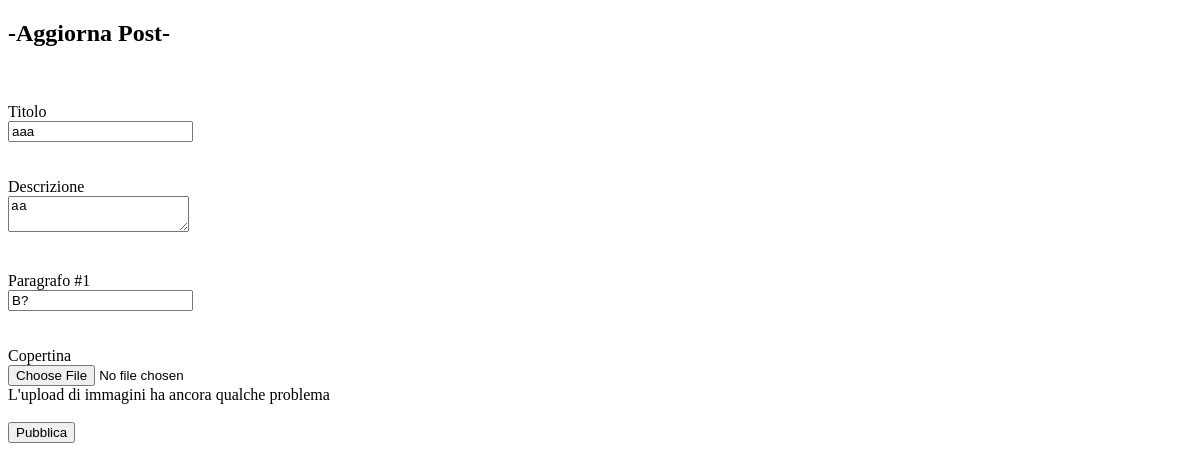
/posts/1/update (signed in), run on an earlier commit of the app's database.
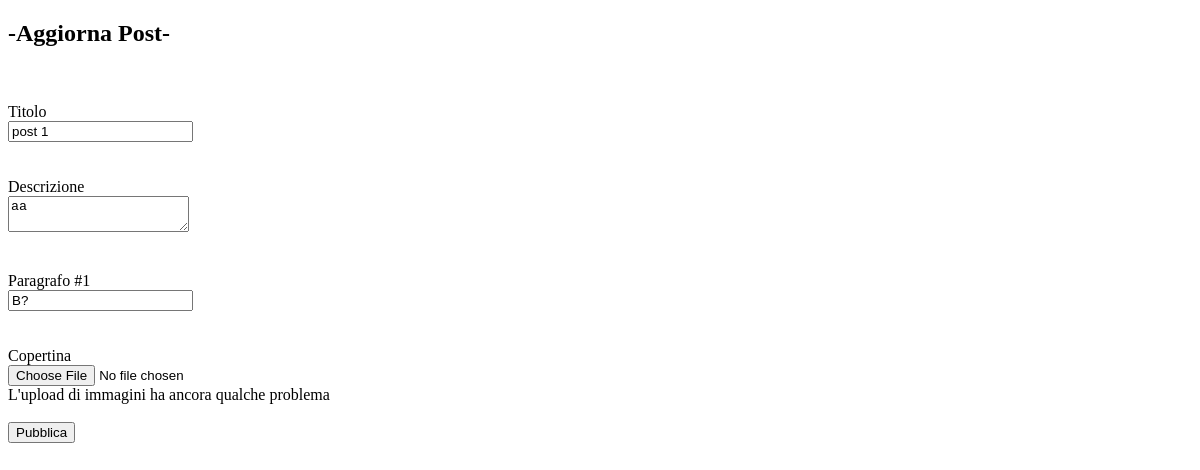
And on a later commit of the database.
### blog/models.py (models this page shows, shortened)
class Post(db.Model):
    id = db.Column(db.Integer, primary_key=True)
    user_id = db.Column(db.Integer(), db.ForeignKey('user.id'), nullable=False)
    created_at = db.Column(db.DateTime, default=datetime.now)
    title = db.Column(db.String(120), nullable=False)
    slug = db.Column(db.String(250))
    description = db.Column(db.String(120))
    body = db.Column(db.Text, nullable=False)
    cover = db.Column(db.String(120))

### blog/routes.py (the view)
@app.route("/posts/<int:post_id>/update", methods=["GET", "POST"])
@login_required
def update_article(post_id):
    post_instance = Post.query.get_or_404(post_id)
    if post_instance.author != current_user:
        abort(403)
    form = PostForm()
    if form.validate_on_submit():
        post_instance.title = form.title.data
        post_instance.description = form.description.data
        post_instance.body = form.body.data
        if form.cover.data:
            try:
                cover = save_picture(form.cover.data)
                post_instance.cover = cover
            except Exception:
                db.session.commit()
                flash("Problema con l'upload.")
                return redirect(url_for("update_article", post_id=post_instance.id))
        db.session.commit()
        return redirect(url_for("article", post_slug=post_instance.slug))
    elif request.method == "GET":
        form.title.data = post_instance.title
        form.description.data = post_instance.description
        form.body.data = post_instance.body
    return render_template("post_editor.html", form=form)

### blog/forms.py
class PostForm(FlaskForm):
    title = StringField("Titolo",
        validators=[DataRequired("Campo obbligatorio!"), Length(min=3, max=120,
        message="Assicurati che il titolo abbia tra i 3 e i 120 caratteri")])
    description = TextAreaField("Descrizione",
        validators=[Length(max=240, message="Il massimo per la descrizione è 240 caratteri")])
    body = StringField("Paragrafo #1",
        validators=[DataRequired("Campo obbligatorio!")])
    cover = FileField("Copertina",
        validators=[FileAllowed(["jpg", "jpeg", "png"])])
    submit = SubmitField("Pubblica")

### blog/models.py (called while the page is built)
@login_manager.user_loader
def load_user(id):
    return User.query.get(int(id))

### blog/templates/post_editor.html (shortened to what this page needs)
{% extends "base.html" %}
{% block content %}
<h2>
{% if request.path == "/create-article" %} -Nuovo Post-
{%else%} -Aggiorna Post- {%endif%}
</h2>
<form method="POST" enctype="multipart/form-data" novalidate>
        <br><br>
        {{form.title.label}}<br>
        {{form.title(class="")}}<br>
        <br><br>
        {{form.description.label}}<br>
        {{form.description(class="")}}<br>
        <br><br>
        {{form.body.label}}<br>
        {{form.body(class="", rows=15)}}<br>
        <br><br>
        {{form.cover.label}}<br>
        {{form.cover(class="", rows=15)}}<br>
        L'upload di immagini ha ancora qualche problema
        <br><br>
        {{form.submit(class="")}}
</form>
{% endblock %}

What changed in the data, as far as the page shows it:
changed Post "aa": title "aaa" → "post 1"
